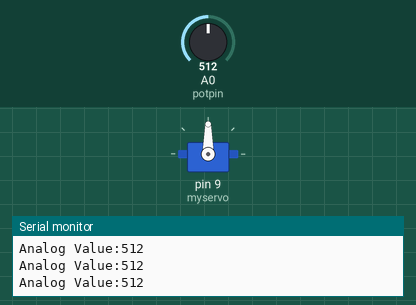
This sketch was run on a simulated Arduino Uno, built with avr-gcc and run on an emulated ATmega328P. Shown: servo, the last lines printed to the serial monitor. The inputs (shaded band) are chosen by the test bench; at power-on: A0 (potpin) = 512.

Above: at 1.2 s.
1.3 s: A0 (potpin) set to 11
At 1.46 s:
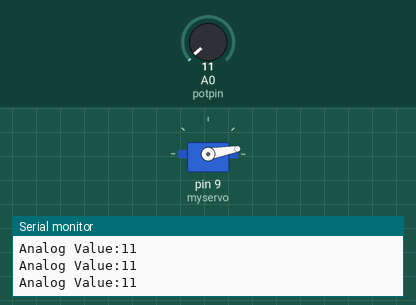
4.3 s: A0 (potpin) set to 8
At 4.79 s:
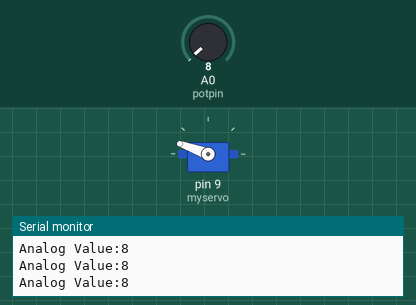
7.3 s: A0 (potpin) set to 1023
At 7.7 s:
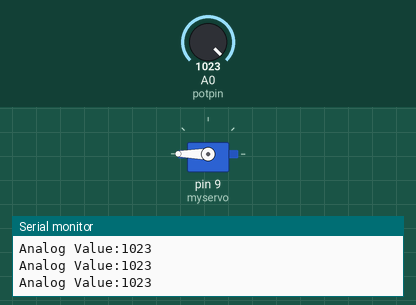
Timing chart, 0 to 10.3 s (numbered marks = the images above; inputs shaded):
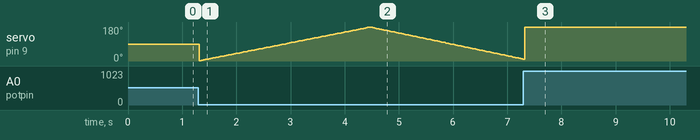

The sketch:

RadioOverride.ino
```cpp
/*
Servo position sweeps unless overridden by a potentiometer

 modified on 15 Oct 2014
 by Damian Manda
 */

#include <Servo.h>

Servo myservo;  // create servo object to control a servo

int potpin = 0;  // analog pin used to connect the potentiometer
int val;    // variable to read the value from the analog pin
int pos = 1;  //servo position
int dir = 1;

void setup()
{
  myservo.attach(9);  // attaches the servo on pin 9 to the servo object
  Serial.begin(9600);
}

void loop()
{
  val = analogRead(potpin);            // reads the value of the potentiometer (value between 0 and 1023)

  //Print value to serial
  Serial.print("Analog Value:");
  Serial.println(val);

  //Check if value is relevant to
  if (val < 300) {
    if (pos < 180 && pos > 0) {
      pos += dir;
    } else {
      pos -= dir;
      dir = dir * -1;
    }
    myservo.write(pos);
    delay(15);
  } else {
    //Convert value to servo scale (1-180)
    val = map(val, 0, 1023, 0, 180);
    myservo.write(val);
    delay(15);
  }

}
```

Measured:
- the behaviour switches between 10 and 9 on A0 (potpin) (found by bisection; images 1 and 2)
